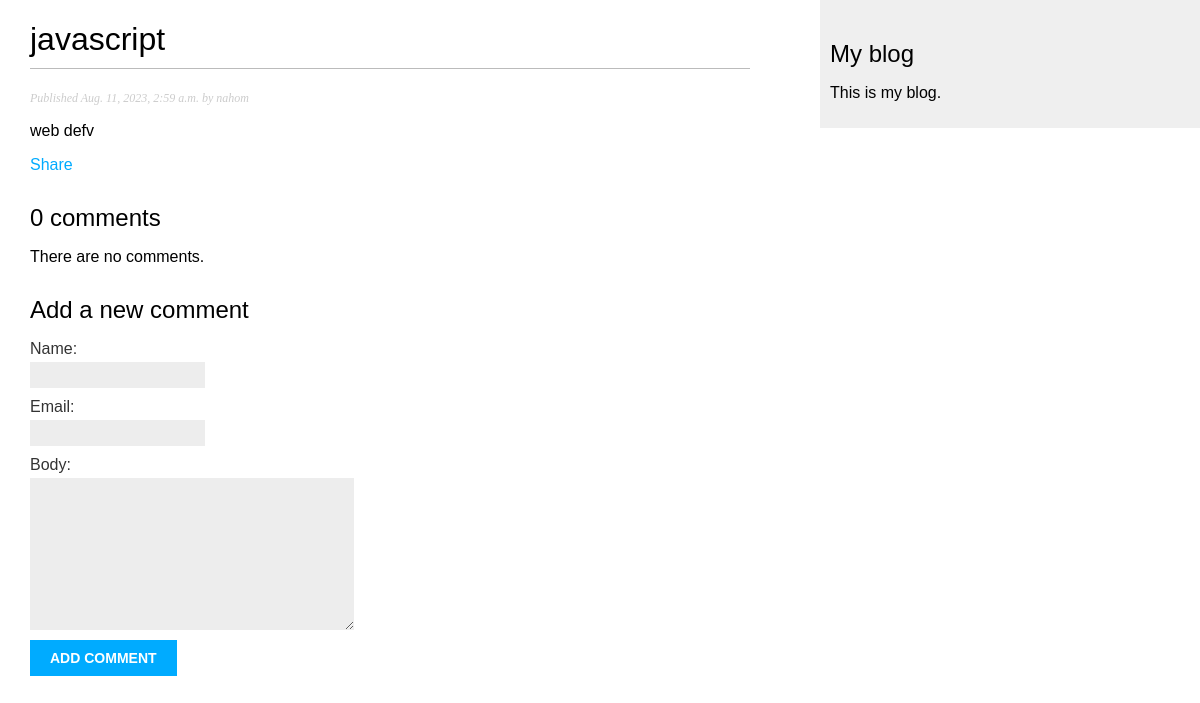
/blog/2023/8/11/javascript/, run on an earlier commit of the app's database.
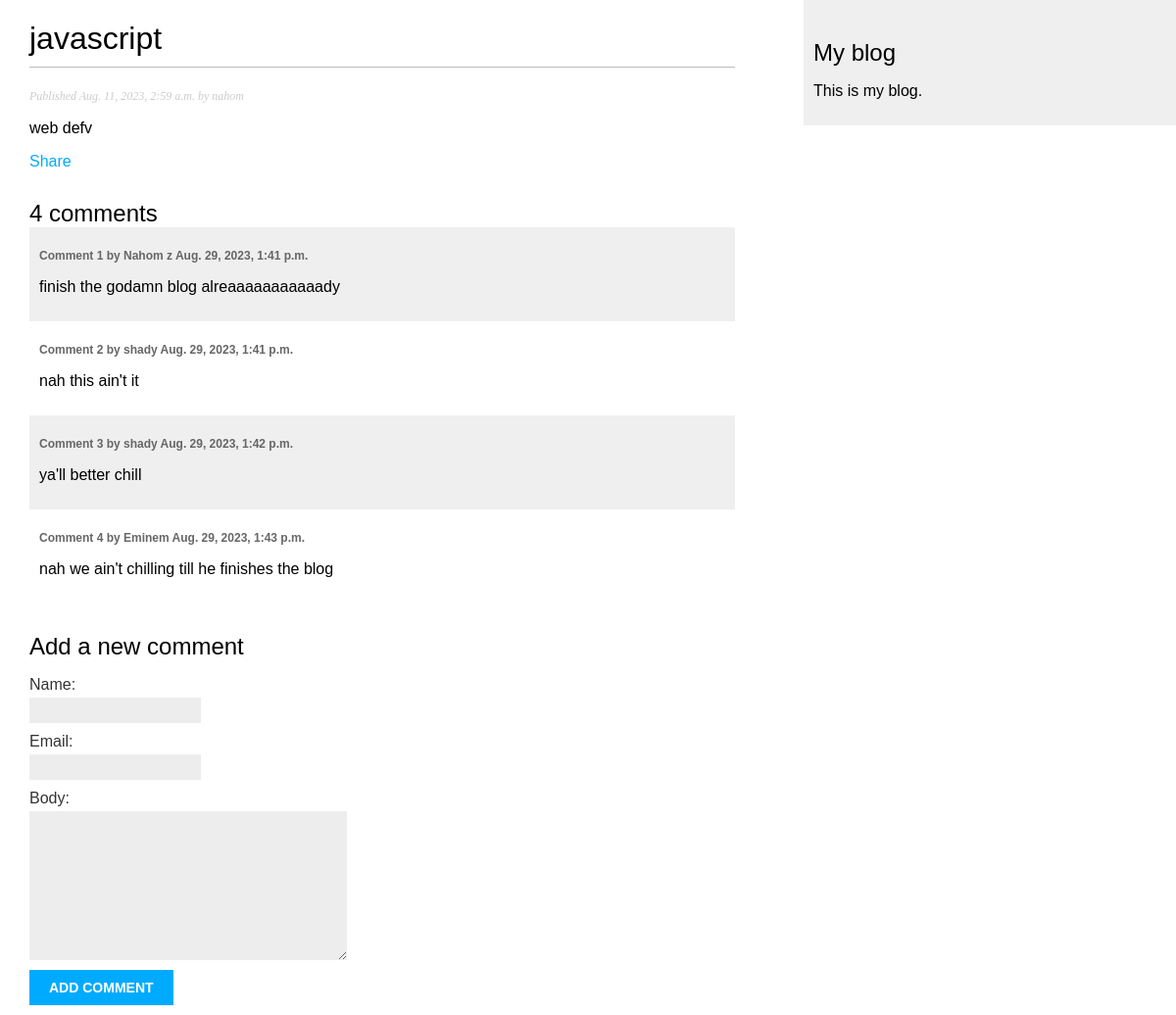
And on a later commit of the database.
### blog/models.py (models this page shows, shortened)
class Post(models.Model):
    class Status(models.TextChoices):
        DRAFT='DR', 'Draft'
        PUBLISHED = 'PB', 'Published'
    title = models.CharField(max_length=150)
    author = models.ForeignKey(User, on_delete=models.CASCADE, related_name='blog_posts')
    slug = models.SlugField(max_length=150, unique_for_date='publish')
    body = models.TextField()
    publish = models.DateTimeField(default=timezone.now)
    created = models.DateTimeField(auto_now_add=True)
    updated = models.DateTimeField(auto_now=True)
    status = models.CharField(max_length=2, choices=Status.choices, default=Status.DRAFT)
    tags = TaggableManager()
    objects = models.Manager()
    published = PublishedManager()
    class Meta:
        ordering = ['-publish']
        indexes = [models.Index(fields=['-publish']),]

class Comment(models.Model):
    post = models.ForeignKey(Post, on_delete=models.CASCADE, related_name='comments')
    name = models.CharField(max_length=80)
    email = models.EmailField()
    body = models.TextField()
    created = models.DateTimeField(auto_now_add=True)
    updated = models.DateTimeField(auto_now=True)
    active = models.BooleanField(default=True)
    class Meta:
        ordering = ['created']
        indexes = [models.Index(fields=['created']),]

### blog/views.py (the view)
# urls.py: path('<int:year>/<int:month>/<int:day>/<slug:post>/', views.post_detail, name='post_detail'),
def post_detail(request, year,month, day, post):
    post = get_object_or_404(Post, status=Post.Status.PUBLISHED,
                                                            slug=post,
                                                            publish__year=year,
                                                            publish__month=month,
                                                            publish__day=day)
    comments = post.comments.filter(active=True)
    form = CommentForm()
    return render(request, 'blog/post/detail.html', {'post': post,
                                                    'comments': comments,
                                                    'form': form})

### blog/forms.py
class CommentForm(forms.ModelForm):
    class Meta:
        model = Comment
        fields = ['name', 'email', 'body']

### blog/templates/blog/post/detail.html (shortened to what this page needs)
{% extends 'blog/base.html' %}
{% block content %}
    <h1>{{ post.title }}</h1>
    <p class="date">
    Published {{ post.publish }} by {{ post.author }}
    </p>
    {{ post.body|linebreaks }}
    <p> <a href="{% url 'blog:post_share' post.id %}">Share</a> </p>
    {% with comments.count as total_comments %}
        <h2>
            {{ total_comments }} comment{{ total_comments|pluralize }}
        </h2>
    {% endwith %}
    {% for comment in comments %}
        <div class="comment">
            <p class="info">    Comment {{ forloop.counter }} by {{ comment.name }} {{ comment.created }} </p>
            {{ comment.body|linebreaks }}
        </div>
    {% empty %}
        <p>There are no comments.</p>
    {% endfor %}
    {% include "blog/post/includes/comment_form.html" %}
{% endblock %}

### blog/templates/blog/base.html (shortened to what this page needs)
{% load static %}
<!DOCTYPE html>
<html lang="en">
<head>
    <link rel="stylesheet" href="{% static 'css/blog.css' %}">
</head>
<body>
    <div id="content">
        {% block content %}
        {% endblock %}
    </div>
    <div id="sidebar">
        <h2>My blog</h2>
        <p>This is my blog.</p>
    </div>
</body>
</html>

### blog/templates/blog/post/includes/comment_form.html (shortened to what this page needs)
<h2>Add a new comment</h2>
<form action="{% url "blog:post_comment" post.id %}" method="post">
 {{ form.as_p }}
 <p><input type="submit" value="Add comment"></p>
</form>

### blog/static/css/blog.css (style rules this page uses)
body { margin:0; padding:0; font-family:helvetica, sans-serif; }
a { color:#00abff; text-decoration:none; }
h1 { font-weight:normal; border-bottom:1px solid #bbb; padding:0 0 10px 0; }
h2 { font-weight:normal; margin:30px 0 0; }
#content { float:left; width:60%; padding:0 0 0 30px; }
#sidebar { float:right; width:30%; padding:10px; background:#efefef; height:100%; }
p.date { color:#ccc; font-family: georgia, serif; font-size: 12px; font-style: italic; }
label { float:left; clear:both; color:#333; margin-bottom:4px; }
input, textarea { clear:both; float:left; margin:0 0 10px; background:#ededed; border:0; padding:6px 10px; font-size:12px; }
input[type=submit] { font-weight:bold; background:#00abff; color:#fff; padding:10px 20px; font-size:14px; text-transform:uppercase; }
.comment { padding:10px; }
.comment:nth-child(even) { background:#efefef; }
.comment .info { font-weight:bold; font-size:12px; color:#666; }

What changed in the data, as far as the page shows it:
added Comment: name "Nahom z", created "Aug. 29, 2023, 1:41 p.m.", body "finish the godamn blog alreaaaaaaaaaaady"
added Comment: name "shady", created "Aug. 29, 2023, 1:41 p.m.", body "nah this ain't it"
added Comment: name "shady", created "Aug. 29, 2023, 1:42 p.m.", body "ya'll better chill"
added Comment: name "Eminem", created "Aug. 29, 2023, 1:43 p.m.", body "nah we ain't chilling till he finishes the blog"
Also different on the page:
{{ total_comments }}: "0" → "4"
text no longer shown: "There are no comments."
